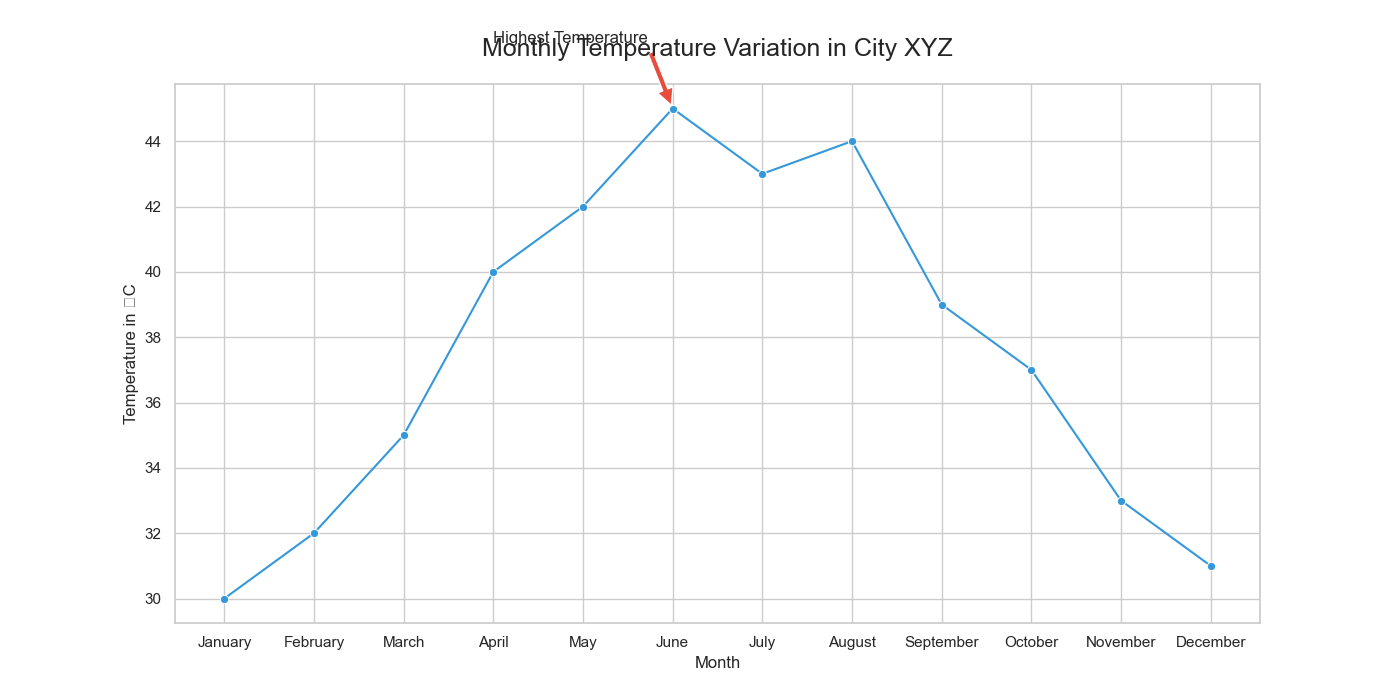

Generate this figure with Python:

import seaborn as sns
import pandas as pd
import matplotlib.pyplot as plt

data = {
    "Month": ["January", "February", "March", "April", "May", "June", 
              "July", "August", "September", "October", "November", "December"],
    "Temperature": [30, 32, 35, 40, 42, 45, 43, 44, 39, 37, 33, 31]
}

df = pd.DataFrame(data)

sns.set(style="whitegrid")

plt.figure(figsize=(14, 7))
line_plot = sns.lineplot(x="Month", y="Temperature", data=df, color="#3498db", marker="o")

line_plot.set_title('Monthly Temperature Variation in City XYZ', fontsize=18, pad=20)
line_plot.set_xlabel('Month')
line_plot.set_ylabel('Temperature in °C')

plt.annotate('Highest Temperature', xy=('June', 45), xytext=('April', 47),
             arrowprops=dict(facecolor='#e74c3c', shrink=0.05))

plt.show()
